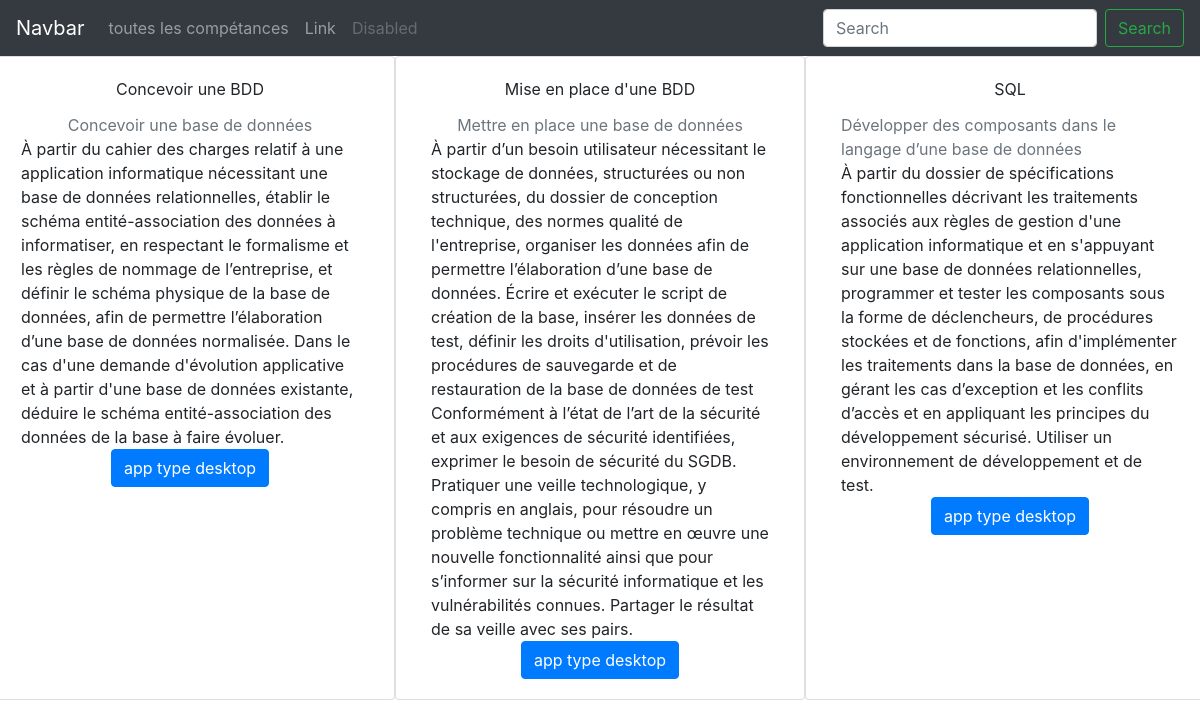
/php_connexion/index.php?loc=activity&id=2, run on the app's committed database.
### tables this page shows
CREATE TABLE `competences_professionnelles` (
  `id` int(11) NOT NULL,
  `nom` varchar(45) NOT NULL,
  `description_courte` text NOT NULL,
  `description_long` text,
  `id_type` int(11) NOT NULL
);

### php_connexion/index.php (called while the page is built, shortened)
<?php
include('connexion/M_all.php');
$model = new M_all();
$id = filter_input(INPUT_GET, "id");
$oneComp = $model->readOne($id);
$activity = $model->readOneActivity($id);
include('view/template.php');

### php_connexion/connexion/M_all.php (called while the page is built, shortened)
<?php
class M_all extends Connexion
{
    public function readOne($id)
    {
        try {
            $pdo = $this->getConnexion();
            $query = $pdo->prepare("SELECT competences_professionnelles.id,competences_professionnelles.nom,
                                           competences_professionnelles.description_courte,competences_professionnelles.description_long,
                                           activités_types.descrip_courte
                                     FROM `competences_professionnelles`
                                     JOIN activités_types ON competences_professionnelles.id_type = activités_types.id
                                     WHERE competences_professionnelles.id = :id");
            $query->bindParam(":id", $id);
            $query->execute();
            return $query->fetchObject();
        } catch (PDOException $e) {
            echo $e->getMessage();
        }
    }
    public function readOneActivity($id)
    {
        try {
            $pdo = $this->getConnexion();
            $query = $pdo->prepare("SELECT competences_professionnelles.id as id_comp, competences_professionnelles.nom, competences_professionnelles.description_courte as descrip, competences_professionnelles.description_long,
                                            activités_types.descrip_courte, activités_types.id as id_acti
                                    FROM `activités_types` LEFT JOIN  competences_professionnelles
                                     ON activités_types.id = competences_professionnelles.id_type
                                    WHERE competences_professionnelles.id_type = :id ");
            $query->bindParam(":id", $id);
            $query->execute();
            return $query->fetchAll(PDO::FETCH_ASSOC);
        } catch (PDOException $e) {
            echo $e->getMessage();
        }
    }
}

### php_connexion/view/v_activity.php (the view)
<div class="row">
    <?php if (isset($activity)) :?>
        <?php foreach ($activity as $value) : ?>
        <div class="card col-4 d-flex justify-content-center align-items-center">
            <div class="card-body  d-flex flex-column justify-items-center align-items-center">
                <li class="card-title"><?= htmlentities($value['nom']) ?></li>
                <li class="card-text text-secondary"><?= htmlentities($value['descrip']) ?></li>
                <li class="card-text"><?= htmlentities($value['description_long']) ?></li>
                <a href="index.php?loc=one&id=<?=$value['id_comp'] ?>" class="btn btn-primary"><?=$oneComp->nom?></a>
            </div>
        </div>
        <?php endforeach ?>
    <?php endif; ?>
</div>

### php_connexion/view/template.php (style rules this page uses)
li { list-style: none; }
a:link { text-transform: none; }

### data on the page
competences_professionnelles: nom "Concevoir une BDD", description_courte "Concevoir une base de données", description_long "À partir du cahier des charges relatif à une application informatique nécessitant une base de données relationnelles, établir le schéma entité-association des données à informatiser, en respectant le formalisme et les règles de nommage de l’entreprise, et définir le schéma physique de la base de données, afin de permettre l’élaboration d’une base de données normalisée. Dans le cas d'une demande d'évolution applicative et à partir d'une base de données existante, déduire le schéma entité-association des données de la base à faire évoluer."
competences_professionnelles: nom "app type desktop"
competences_professionnelles: nom "Mise en place d'une BDD", description_courte "Mettre en place une base de données", description_long "À partir d’un besoin utilisateur nécessitant le stockage de données, structurées ou non structurées, du dossier de conception technique, des normes qualité de l'entreprise, organiser les données afin de permettre l’élaboration d’une base de données. Écrire et exécuter le script de création de la base, insérer les données de test, définir les droits d'utilisation, prévoir les procédures de sauvegarde et de restauration de la base de données de test Conformément à l’état de l’art de la sécurité et aux exigences de sécurité identifiées, exprimer le besoin de sécurité du SGDB. Pratiquer une veille technologique, y compris en anglais, pour résoudre un problème technique ou mettre en œuvre une…"
competences_professionnelles: nom "SQL", description_courte "Développer des composants dans le langage d’une base de données", description_long "À partir du dossier de spécifications fonctionnelles décrivant les traitements associés aux règles de gestion d'une application informatique et en s'appuyant sur une base de données relationnelles, programmer et tester les composants sous la forme de déclencheurs, de procédures stockées et de fonctions, afin d'implémenter les traitements dans la base de données, en gérant les cas d’exception et les conflits d’accès et en appliquant les principes du développement sécurisé. Utiliser un environnement de développement et de test."
